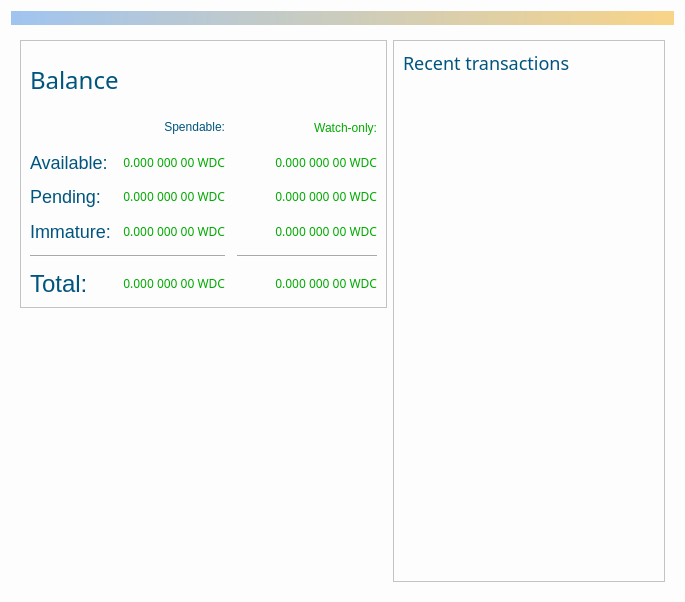
<?xml version="1.0" encoding="UTF-8"?>
<ui version="4.0">
 <class>OverviewPage</class>
 <widget class="QWidget" name="OverviewPage">
  <property name="geometry">
   <rect>
    <x>0</x>
    <y>0</y>
    <width>685</width>
    <height>602</height>
   </rect>
  </property>
  <property name="windowTitle">
   <string>&lt;b&gt;&lt;font size=5 color=#101E2B&gt;Form&lt;/font&gt;&lt;/b&gt;</string>
  </property>
  <property name="styleSheet">
   <string notr="true">font: 9pt &quot;Segoe Script&quot;;
color: rgb(0, 170, 0);
alternate-background-color: rgb(253, 253, 253);
border-color: rgb(253, 253, 253);
background-color: rgb(253, 253, 253);
</string>
  </property>
  <layout class="QVBoxLayout" name="topLayout">
   <item>
    <widget class="QLabel" name="labelAlerts">
     <property name="visible">
      <bool>false</bool>
     </property>
     <property name="styleSheet">
      <string notr="true">QLabel { background-color: qlineargradient(x1: 0, y1: 0, x2: 1, y2: 0, stop:0 #A0C4F0, stop:1 #F8D488); color:#0D0D0D; }</string>
     </property>
     <property name="wordWrap">
      <bool>true</bool>
     </property>
     <property name="margin">
      <number>3</number>
     </property>
     <property name="textInteractionFlags">
      <set>Qt::TextSelectableByMouse</set>
     </property>
    </widget>
   </item>
   <item>
    <widget class="QWidget" name="widget" native="true">
     <layout class="QHBoxLayout" name="horizontalLayout" stretch="1,1">
      <item>
       <layout class="QVBoxLayout" name="verticalLayout_2">
        <item>
         <widget class="QFrame" name="frame">
          <property name="frameShape">
           <enum>QFrame::StyledPanel</enum>
          </property>
          <property name="frameShadow">
           <enum>QFrame::Raised</enum>
          </property>
          <layout class="QVBoxLayout" name="verticalLayout_4">
           <item>
            <layout class="QHBoxLayout" name="horizontalLayout_4">
             <item>
              <widget class="QLabel" name="label_5">
               <property name="font">
                <font>
                 <family>Segoe Script</family>
                 <pointsize>9</pointsize>
                 <weight>50</weight>
                 <italic>false</italic>
                 <bold>false</bold>
                </font>
               </property>
               <property name="text">
                <string>&lt;font size=6 color=#00557f&gt;Balance&lt;/font&gt;</string>
               </property>
              </widget>
             </item>
             <item>
              <widget class="QPushButton" name="labelWalletStatus">
               <property name="enabled">
                <bool>true</bool>
               </property>
               <property name="maximumSize">
                <size>
                 <width>30</width>
                 <height>16777215</height>
                </size>
               </property>
               <property name="toolTip">
                <string>The displayed information may be out of date. Your wallet automatically synchronizes with the Worldcoin network after a connection is established, but this process has not completed yet.</string>
               </property>
               <property name="text">
                <string/>
               </property>
               <property name="icon">
                <iconset resource="../bitcoin.qrc">
                 <normaloff>:/icons/warning</normaloff>
                 <disabledoff>:/icons/warning</disabledoff>:/icons/warning</iconset>
               </property>
               <property name="iconSize">
                <size>
                 <width>24</width>
                 <height>24</height>
                </size>
               </property>
               <property name="flat">
                <bool>true</bool>
               </property>
              </widget>
             </item>
             <item>
              <spacer name="horizontalSpacer_3">
               <property name="orientation">
                <enum>Qt::Horizontal</enum>
               </property>
               <property name="sizeHint" stdset="0">
                <size>
                 <width>40</width>
                 <height>60</height>
                </size>
               </property>
              </spacer>
             </item>
            </layout>
           </item>
           <item>
            <layout class="QGridLayout" name="gridLayout">
             <property name="spacing">
              <number>12</number>
             </property>
             <item row="2" column="2">
              <widget class="QLabel" name="labelWatchPending">
               <property name="font">
                <font>
                 <family>Segoe Script</family>
                 <pointsize>9</pointsize>
                 <weight>50</weight>
                 <italic>false</italic>
                 <bold>false</bold>
                </font>
               </property>
               <property name="cursor">
                <cursorShape>IBeamCursor</cursorShape>
               </property>
               <property name="toolTip">
                <string>Unconfirmed transactions to watch-only addresses</string>
               </property>
               <property name="text">
                <string notr="true">0.000 000 00 WDC</string>
               </property>
               <property name="alignment">
                <set>Qt::AlignRight|Qt::AlignTrailing|Qt::AlignVCenter</set>
               </property>
               <property name="textInteractionFlags">
                <set>Qt::LinksAccessibleByMouse|Qt::TextSelectableByKeyboard|Qt::TextSelectableByMouse</set>
               </property>
              </widget>
             </item>
             <item row="2" column="1">
              <widget class="QLabel" name="labelUnconfirmed">
               <property name="font">
                <font>
                 <family>Segoe Script</family>
                 <pointsize>9</pointsize>
                 <weight>50</weight>
                 <italic>false</italic>
                 <bold>false</bold>
                </font>
               </property>
               <property name="cursor">
                <cursorShape>IBeamCursor</cursorShape>
               </property>
               <property name="toolTip">
                <string>&lt;b&gt;&lt;font color=#0284FF&gt;Total of transactions that have yet to be confirmed, and do not yet count toward the spendable balance&lt;/font&gt;&lt;/b&gt;</string>
               </property>
               <property name="text">
                <string notr="true">0.000 000 00 WDC</string>
               </property>
               <property name="alignment">
                <set>Qt::AlignRight|Qt::AlignTrailing|Qt::AlignVCenter</set>
               </property>
               <property name="textInteractionFlags">
                <set>Qt::LinksAccessibleByMouse|Qt::TextSelectableByKeyboard|Qt::TextSelectableByMouse</set>
               </property>
              </widget>
             </item>
             <item row="3" column="2">
              <widget class="QLabel" name="labelWatchImmature">
               <property name="font">
                <font>
                 <family>Segoe Script</family>
                 <pointsize>9</pointsize>
                 <weight>50</weight>
                 <italic>false</italic>
                 <bold>false</bold>
                </font>
               </property>
               <property name="cursor">
                <cursorShape>IBeamCursor</cursorShape>
               </property>
               <property name="toolTip">
                <string notr="true">&lt;b&gt;&lt;font size=3 color=#0284FF&gt;Mined balance in watch-only addresses that has not yet matured&lt;/font&gt;&lt;/b&gt;</string>
               </property>
               <property name="text">
                <string notr="true">0.000 000 00 WDC</string>
               </property>
               <property name="alignment">
                <set>Qt::AlignRight|Qt::AlignTrailing|Qt::AlignVCenter</set>
               </property>
               <property name="textInteractionFlags">
                <set>Qt::LinksAccessibleByMouse|Qt::TextSelectableByKeyboard|Qt::TextSelectableByMouse</set>
               </property>
              </widget>
             </item>
             <item row="4" column="0" colspan="2">
              <widget class="Line" name="line">
               <property name="orientation">
                <enum>Qt::Horizontal</enum>
               </property>
              </widget>
             </item>
             <item row="4" column="2">
              <widget class="Line" name="lineWatchBalance">
               <property name="sizePolicy">
                <sizepolicy hsizetype="Preferred" vsizetype="Fixed">
                 <horstretch>0</horstretch>
                 <verstretch>0</verstretch>
                </sizepolicy>
               </property>
               <property name="minimumSize">
                <size>
                 <width>140</width>
                 <height>0</height>
                </size>
               </property>
               <property name="orientation">
                <enum>Qt::Horizontal</enum>
               </property>
              </widget>
             </item>
             <item row="5" column="0">
              <widget class="QLabel" name="labelTotalText">
               <property name="text">
                <string>&lt;font size=6 color=#00557f&gt;Total:&lt;/font&gt;</string>
               </property>
              </widget>
             </item>
             <item row="3" column="1">
              <widget class="QLabel" name="labelImmature">
               <property name="font">
                <font>
                 <family>Segoe Script</family>
                 <pointsize>9</pointsize>
                 <weight>50</weight>
                 <italic>false</italic>
                 <bold>false</bold>
                </font>
               </property>
               <property name="cursor">
                <cursorShape>IBeamCursor</cursorShape>
               </property>
               <property name="toolTip">
                <string>Mined balance that has not yet matured</string>
               </property>
               <property name="styleSheet">
                <string notr="true"/>
               </property>
               <property name="text">
                <string notr="true">0.000 000 00 WDC</string>
               </property>
               <property name="alignment">
                <set>Qt::AlignRight|Qt::AlignTrailing|Qt::AlignVCenter</set>
               </property>
               <property name="textInteractionFlags">
                <set>Qt::LinksAccessibleByMouse|Qt::TextSelectableByKeyboard|Qt::TextSelectableByMouse</set>
               </property>
              </widget>
             </item>
             <item row="2" column="3">
              <spacer name="horizontalSpacer_2">
               <property name="orientation">
                <enum>Qt::Horizontal</enum>
               </property>
               <property name="sizeHint" stdset="0">
                <size>
                 <width>40</width>
                 <height>20</height>
                </size>
               </property>
              </spacer>
             </item>
             <item row="3" column="0">
              <widget class="QLabel" name="labelImmatureText">
               <property name="text">
                <string>&lt;font size=5 color=#00557f&gt;Immature:&lt;/font&gt;</string>
               </property>
              </widget>
             </item>
             <item row="5" column="1">
              <widget class="QLabel" name="labelTotal">
               <property name="font">
                <font>
                 <family>Segoe Script</family>
                 <pointsize>9</pointsize>
                 <weight>50</weight>
                 <italic>false</italic>
                 <bold>false</bold>
                </font>
               </property>
               <property name="cursor">
                <cursorShape>IBeamCursor</cursorShape>
               </property>
               <property name="toolTip">
                <string>&lt;b&gt;&lt;font color=#0284FF&gt;Your current total balance&lt;/font&gt;&lt;/b&gt;</string>
               </property>
               <property name="text">
                <string notr="true">0.000 000 00 WDC</string>
               </property>
               <property name="alignment">
                <set>Qt::AlignRight|Qt::AlignTrailing|Qt::AlignVCenter</set>
               </property>
               <property name="textInteractionFlags">
                <set>Qt::LinksAccessibleByMouse|Qt::TextSelectableByKeyboard|Qt::TextSelectableByMouse</set>
               </property>
              </widget>
             </item>
             <item row="5" column="2">
              <widget class="QLabel" name="labelWatchTotal">
               <property name="font">
                <font>
                 <family>Segoe Script</family>
                 <pointsize>9</pointsize>
                 <weight>50</weight>
                 <italic>false</italic>
                 <bold>false</bold>
                </font>
               </property>
               <property name="cursor">
                <cursorShape>IBeamCursor</cursorShape>
               </property>
               <property name="toolTip">
                <string>Current total balance in watch-only addresses</string>
               </property>
               <property name="text">
                <string notr="true">0.000 000 00 WDC</string>
               </property>
               <property name="alignment">
                <set>Qt::AlignRight|Qt::AlignTrailing|Qt::AlignVCenter</set>
               </property>
               <property name="textInteractionFlags">
                <set>Qt::LinksAccessibleByMouse|Qt::TextSelectableByKeyboard|Qt::TextSelectableByMouse</set>
               </property>
              </widget>
             </item>
             <item row="0" column="2">
              <widget class="QLabel" name="labelWatchonly">
               <property name="text">
                <string>Watch-only:</string>
               </property>
               <property name="alignment">
                <set>Qt::AlignRight|Qt::AlignTrailing|Qt::AlignVCenter</set>
               </property>
              </widget>
             </item>
             <item row="1" column="0">
              <widget class="QLabel" name="labelBalanceText">
               <property name="text">
                <string>&lt;font size=5 color=#00557f&gt;Available:&lt;/font&gt;</string>
               </property>
              </widget>
             </item>
             <item row="1" column="1">
              <widget class="QLabel" name="labelBalance">
               <property name="font">
                <font>
                 <family>Segoe Script</family>
                 <pointsize>9</pointsize>
                 <weight>50</weight>
                 <italic>false</italic>
                 <bold>false</bold>
                </font>
               </property>
               <property name="cursor">
                <cursorShape>IBeamCursor</cursorShape>
               </property>
               <property name="toolTip">
                <string>&lt;b&gt;&lt;font color=#0284FF&gt;Your current spendable balance&lt;/font&gt;&lt;/b&gt;</string>
               </property>
               <property name="text">
                <string notr="true">0.000 000 00 WDC</string>
               </property>
               <property name="alignment">
                <set>Qt::AlignRight|Qt::AlignTrailing|Qt::AlignVCenter</set>
               </property>
               <property name="textInteractionFlags">
                <set>Qt::LinksAccessibleByMouse|Qt::TextSelectableByKeyboard|Qt::TextSelectableByMouse</set>
               </property>
              </widget>
             </item>
             <item row="1" column="2">
              <widget class="QLabel" name="labelWatchAvailable">
               <property name="font">
                <font>
                 <family>Segoe Script</family>
                 <pointsize>9</pointsize>
                 <weight>50</weight>
                 <italic>false</italic>
                 <bold>false</bold>
                </font>
               </property>
               <property name="cursor">
                <cursorShape>IBeamCursor</cursorShape>
               </property>
               <property name="toolTip">
                <string>Your current balance in watch-only addresses</string>
               </property>
               <property name="text">
                <string notr="true">0.000 000 00 WDC</string>
               </property>
               <property name="alignment">
                <set>Qt::AlignRight|Qt::AlignTrailing|Qt::AlignVCenter</set>
               </property>
               <property name="textInteractionFlags">
                <set>Qt::LinksAccessibleByMouse|Qt::TextSelectableByKeyboard|Qt::TextSelectableByMouse</set>
               </property>
              </widget>
             </item>
             <item row="2" column="0">
              <widget class="QLabel" name="labelPendingText">
               <property name="text">
                <string>&lt;font size=5 color=#00557f&gt;Pending:&lt;/font&gt;</string>
               </property>
              </widget>
             </item>
             <item row="0" column="1">
              <widget class="QLabel" name="labelSpendable">
               <property name="text">
                <string>&lt;font color=#00557f&gt;Spendable:&lt;/font&gt;</string>
               </property>
               <property name="alignment">
                <set>Qt::AlignRight|Qt::AlignTrailing|Qt::AlignVCenter</set>
               </property>
              </widget>
             </item>
            </layout>
           </item>
          </layout>
         </widget>
        </item>
        <item>
         <widget class="QLabel" name="label_wallet_bgcoin">
          <property name="text">
           <string/>
          </property>
          <property name="pixmap">
           <pixmap resource="../bitcoin.qrc">:/icons/overview_background</pixmap>
          </property>
          <property name="scaledContents">
           <bool>false</bool>
          </property>
          <property name="alignment">
           <set>Qt::AlignCenter</set>
          </property>
          <property name="margin">
           <number>-2</number>
          </property>
         </widget>
        </item>
       </layout>
      </item>
      <item>
       <layout class="QVBoxLayout" name="verticalLayout_3">
        <item>
         <widget class="QFrame" name="frame_2">
          <property name="frameShape">
           <enum>QFrame::StyledPanel</enum>
          </property>
          <property name="frameShadow">
           <enum>QFrame::Raised</enum>
          </property>
          <layout class="QVBoxLayout" name="verticalLayout">
           <item>
            <layout class="QHBoxLayout" name="horizontalLayout_2">
             <item>
              <widget class="QLabel" name="label_4">
               <property name="font">
                <font>
                 <family>Segoe Script</family>
                 <pointsize>9</pointsize>
                 <weight>50</weight>
                 <italic>false</italic>
                 <bold>false</bold>
                </font>
               </property>
               <property name="text">
                <string notr="true">&lt;font size=5 color=#00557f&gt;Recent transactions&lt;/font&gt;</string>
               </property>
              </widget>
             </item>
             <item>
              <widget class="QPushButton" name="labelTransactionsStatus">
               <property name="enabled">
                <bool>true</bool>
               </property>
               <property name="maximumSize">
                <size>
                 <width>30</width>
                 <height>16777215</height>
                </size>
               </property>
               <property name="toolTip">
                <string>The displayed information may be out of date. Your wallet automatically synchronizes with the Worldcoin network after a connection is established, but this process has not completed yet.</string>
               </property>
               <property name="text">
                <string/>
               </property>
               <property name="icon">
                <iconset resource="../bitcoin.qrc">
                 <normaloff>:/icons/warning</normaloff>
                 <disabledoff>:/icons/warning</disabledoff>:/icons/warning</iconset>
               </property>
               <property name="iconSize">
                <size>
                 <width>24</width>
                 <height>24</height>
                </size>
               </property>
               <property name="flat">
                <bool>true</bool>
               </property>
              </widget>
             </item>
             <item>
              <spacer name="horizontalSpacer">
               <property name="orientation">
                <enum>Qt::Horizontal</enum>
               </property>
               <property name="sizeHint" stdset="0">
                <size>
                 <width>40</width>
                 <height>20</height>
                </size>
               </property>
              </spacer>
             </item>
            </layout>
           </item>
           <item>
            <widget class="QListView" name="listTransactions">
             <property name="styleSheet">
              <string notr="true"/>
             </property>
             <property name="frameShape">
              <enum>QFrame::NoFrame</enum>
             </property>
             <property name="verticalScrollBarPolicy">
              <enum>Qt::ScrollBarAlwaysOff</enum>
             </property>
             <property name="horizontalScrollBarPolicy">
              <enum>Qt::ScrollBarAlwaysOff</enum>
             </property>
             <property name="selectionMode">
              <enum>QAbstractItemView::NoSelection</enum>
             </property>
            </widget>
           </item>
          </layout>
         </widget>
        </item>
       </layout>
      </item>
     </layout>
    </widget>
   </item>
  </layout>
 </widget>
 <resources>
  <include location="../bitcoin.qrc"/>
 </resources>
 <connections/>
</ui>
